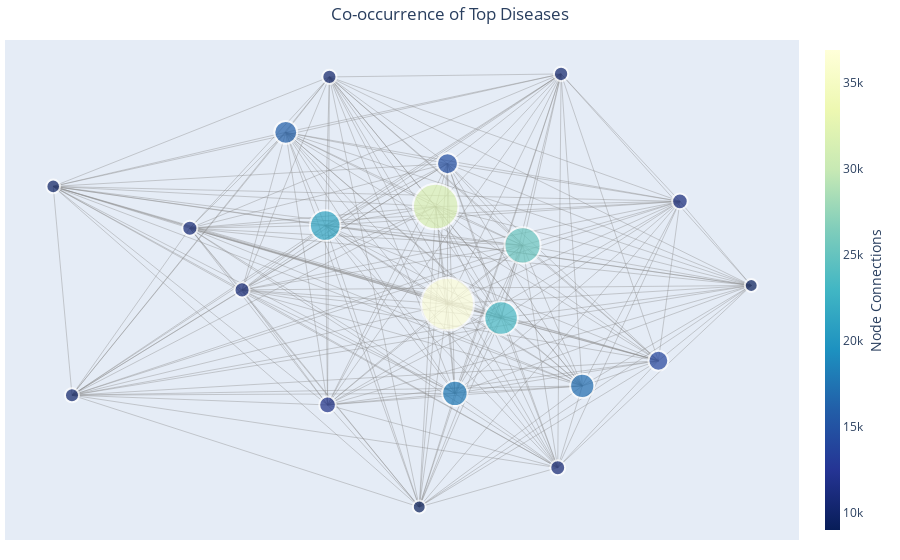

The notebook cell this image was saved under:
### Code cell
edge_x = []
edge_y = []
for edge in g.edges():
    x0, y0 = g.nodes[edge[0]]['pos']
    x1, y1 = g.nodes[edge[1]]['pos']
    edge_x.append(x0)
    edge_x.append(x1)
    edge_x.append(None)
    edge_y.append(y0)
    edge_y.append(y1)
    edge_y.append(None)

node_adjacencies = []
node_text = []
i=0
for node, adjacencies in enumerate(g.adjacency()):
    node_adjacencies.append(len(adjacencies[1]))
    node_text.append('Disease:' +str(labels[i]) +', Number of Connections: '+str(int(sizes[i])))
    i+=1
edge_trace = go.Scatter(
    x=edge_x, y=edge_y,
    line=dict(width= .4, color='#888'),
    hoverinfo='none',
    mode='lines')

node_x = []
node_y = []
for node in g.nodes():
    x, y = g.nodes[node]['pos']
    node_x.append(x)
    node_y.append(y)
node_trace = Go.Scatter(
    x=node_x, y=node_y,
    mode='markers',
    hoverinfo='text',
    marker=dict(
        showscale=True,
        # colorscale options
        #'greys' | 'YlgnBu' | 'greens' | 'YlOrRd' | 'Bluered' | 'RdBu' |
        #'Reds' | 'Blues' | 'Picnic' | 'Rainbow' | 'Portland' | 'Jet' |
        #'Hot' | 'Blackbody' | 'Earth' | 'Electric' | 'Viridis' |
        colorscale='YlgnBu',
        reversescale=True,
        color=[],
        size=10,
        colorbar=dict(
            thickness=15,
            title='Node Connections',
            xanchor='left',
            titleside='right'
        ),
        line_width=2))


node_trace.marker.color = sizes
node_trace.marker.size = [s/700 for  s in sizes]
node_trace.text = node_text

fig = go.Figure(data=[edge_trace, node_trace],
             layout=go.Layout(
                titlefont_size=16,
                showlegend=False,
                hovermode='closest',
                margin=dict(b=20,l=5,r=5,t=40),
                xaxis=dict(showgrid=False, zeroline=False, showticklabels=False),
                yaxis=dict(showgrid=False, zeroline=False, showticklabels=False)))
fig.update_layout(title = 'Co-occurrence of Top Diseases', title_x = .50)
fig.show()

### Figure 1 — Plotly figure (JSON) as saved in the notebook; plotly's stock layout.template omitted (floating-point values rounded to 4 significant figures; data arrays with more than 128 entries replaced by an {"elided": "..."} marker saying what was removed)
{"data": [{"hoverinfo": "none", "line": {"color": "#888", "width": 0.4}, "mode": "lines", "type": "scatter", "x": {"elided": "687 float values"}, "y": {"elided": "687 float values"}}, {"hoverinfo": "text", "marker": {"color": [16033, 10586, 17788, 16940, 23465, 11695, 31887, 10938, 25291, 10439, 10586, 9010, 21411, 9928, 36926, 13857, 9530, 9872, 10035, 9025, 14601], "colorbar": {"thickness": 15, "title": {"side": "right", "text": "Node Connections"}, "xanchor": "left"}, "colorscale": [[0, "rgb(255,255,217)"], [0.125, "rgb(237,248,177)"], [0.25, "rgb(199,233,180)"], [0.375, "rgb(127,205,187)"], [0.5, "rgb(65,182,196)"], [0.625, "rgb(29,145,192)"], [0.75, "rgb(34,94,168)"], [0.875, "rgb(37,52,148)"], [1, "rgb(8,29,88)"]], "line": {"width": 2}, "reversescale": true, "showscale": true, "size": [22.9, 15.12, 25.41, 24.2, 33.52, 16.71, 45.55, 15.63, 36.13, 14.91, 15.12, 12.87, 30.59, 14.18, 52.75, 19.8, 13.61, 14.1, 14.34, 12.89, 20.86]}, "mode": "markers", "text": ["Disease:Acute respiratry failure, Number of Connections: 16033", "Disease: organism NOS, Number of Connections: 10586", "Disease:DMII wo cmp nt st uncntr, Number of Connections: 17788", "Disease:Hyperlipidemia NEC/NOS, Number of Connections: 16940", "Disease:Crnry athrscl natve vssl, Number of Connections: 23465", "Disease:Anemia NOS, Number of Connections: 11695", "Disease:CHF NOS, Number of Connections: 31887", "Disease:Hypothyroidism NOS, Number of Connections: 10938", "Disease:Atrial fibrillation, Number of Connections: 25291", "Disease:Pure hypercholesterolem, Number of Connections: 10439", "Disease:Pneumonia, Number of Connections: 10586", "Disease:Depressive disorder NEC, Number of Connections: 9010", "Disease:Acute kidney failure NOS, Number of Connections: 21411", "Disease:Acidosis, Number of Connections: 9928", "Disease:Hypertension NOS, Number of Connections: 36926", "Disease:Esophageal reflux, Number of Connections: 13857", "Disease:Hyp kid NOS w cr kid V, Number of Connections: 9530", "Disease:End stage renal disease, Number of Connections: 9872", "Disease:Chr airway obstruct NEC, Number of Connections: 10035", "Disease:Long-term use anticoagul, Number of Connections: 9025", "Disease:Urin tract infection NOS, Number of Connections: 14601"], "type": "scatter", "x": [-0.368, -0.6286, 0.09173, 0.4379, 0.2172, -0.2544, 0.03953, 0.7034, 0.2755, 0.3712, -0.4868, -0.005167, -0.2607, -0.2494, 0.07176, 0.6448, -1, -0.9489, 0.3803, 0.8971, 0.07159], "y": [0.5147, 0.1775, -0.4032, -0.377, -0.1383, -0.4439, 0.2537, 0.272, 0.117, -0.6645, -0.03947, -0.8026, 0.1868, 0.7095, -0.08901, -0.2886, 0.3246, -0.4096, 0.7199, -0.02387, 0.4044]}], "layout": {"autosize": true, "hovermode": "closest", "margin": {"b": 20, "l": 5, "r": 5, "t": 40}, "showlegend": false, "title": {"text": "Co-occurrence of Top Diseases", "x": 0.5}, "xaxis": {"autorange": true, "range": [-1.122, 1.018], "showgrid": false, "showticklabels": false, "type": "linear", "zeroline": false}, "yaxis": {"autorange": true, "range": [-0.9281, 0.8496], "showgrid": false, "showticklabels": false, "type": "linear", "zeroline": false}}}
